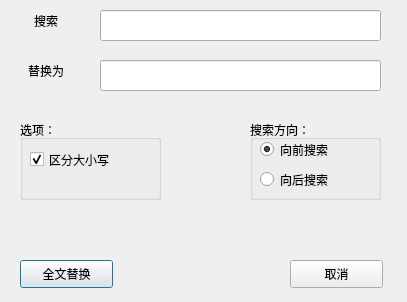
<?xml version="1.0" encoding="UTF-8"?>
<ui version="4.0">
 <class>replaceDialog</class>
 <widget class="QDialog" name="replaceDialog">
  <property name="geometry">
   <rect>
    <x>0</x>
    <y>0</y>
    <width>407</width>
    <height>302</height>
   </rect>
  </property>
  <property name="windowTitle">
   <string>Dialog</string>
  </property>
  <widget class="QLineEdit" name="lineEdit">
   <property name="geometry">
    <rect>
     <x>100</x>
     <y>10</y>
     <width>281</width>
     <height>31</height>
    </rect>
   </property>
  </widget>
  <widget class="QLabel" name="label">
   <property name="geometry">
    <rect>
     <x>10</x>
     <y>10</y>
     <width>72</width>
     <height>21</height>
    </rect>
   </property>
   <property name="text">
    <string>搜索</string>
   </property>
   <property name="alignment">
    <set>Qt::AlignCenter</set>
   </property>
  </widget>
  <widget class="QLineEdit" name="lineEdit_2">
   <property name="geometry">
    <rect>
     <x>100</x>
     <y>60</y>
     <width>281</width>
     <height>31</height>
    </rect>
   </property>
  </widget>
  <widget class="QLabel" name="label_2">
   <property name="geometry">
    <rect>
     <x>10</x>
     <y>60</y>
     <width>72</width>
     <height>21</height>
    </rect>
   </property>
   <property name="text">
    <string>替换为</string>
   </property>
   <property name="alignment">
    <set>Qt::AlignCenter</set>
   </property>
  </widget>
  <widget class="QPushButton" name="pushButton">
   <property name="geometry">
    <rect>
     <x>20</x>
     <y>260</y>
     <width>93</width>
     <height>28</height>
    </rect>
   </property>
   <property name="text">
    <string>全文替换</string>
   </property>
  </widget>
  <widget class="QPushButton" name="pushButton_2">
   <property name="geometry">
    <rect>
     <x>290</x>
     <y>260</y>
     <width>93</width>
     <height>28</height>
    </rect>
   </property>
   <property name="text">
    <string>取消</string>
   </property>
  </widget>
  <widget class="QGroupBox" name="groupBox">
   <property name="geometry">
    <rect>
     <x>20</x>
     <y>120</y>
     <width>141</width>
     <height>80</height>
    </rect>
   </property>
   <property name="title">
    <string>选项：</string>
   </property>
   <widget class="QCheckBox" name="checkBox_2">
    <property name="geometry">
     <rect>
      <x>10</x>
      <y>30</y>
      <width>111</width>
      <height>19</height>
     </rect>
    </property>
    <property name="text">
     <string>区分大小写</string>
    </property>
    <property name="checked">
     <bool>true</bool>
    </property>
   </widget>
  </widget>
  <widget class="QGroupBox" name="groupBox_2">
   <property name="geometry">
    <rect>
     <x>250</x>
     <y>120</y>
     <width>131</width>
     <height>80</height>
    </rect>
   </property>
   <property name="title">
    <string>搜索方向：</string>
   </property>
   <widget class="QRadioButton" name="radioButton">
    <property name="geometry">
     <rect>
      <x>10</x>
      <y>20</y>
      <width>115</width>
      <height>19</height>
     </rect>
    </property>
    <property name="text">
     <string>向前搜索</string>
    </property>
    <property name="checked">
     <bool>true</bool>
    </property>
   </widget>
   <widget class="QRadioButton" name="radioButton_2">
    <property name="geometry">
     <rect>
      <x>10</x>
      <y>50</y>
      <width>115</width>
      <height>19</height>
     </rect>
    </property>
    <property name="text">
     <string>向后搜索</string>
    </property>
    <property name="checked">
     <bool>false</bool>
    </property>
   </widget>
  </widget>
 </widget>
 <resources/>
 <connections>
  <connection>
   <sender>pushButton_2</sender>
   <signal>clicked()</signal>
   <receiver>replaceDialog</receiver>
   <slot>close()</slot>
   <hints>
    <hint type="sourcelabel">
     <x>335</x>
     <y>225</y>
    </hint>
    <hint type="destinationlabel">
     <x>330</x>
     <y>195</y>
    </hint>
   </hints>
  </connection>
 </connections>
</ui>
